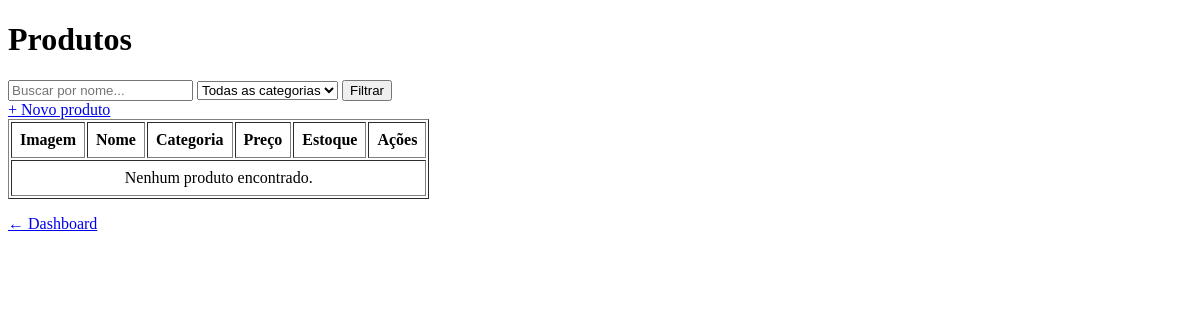
The app's page /produtos/ (signed in), older data.
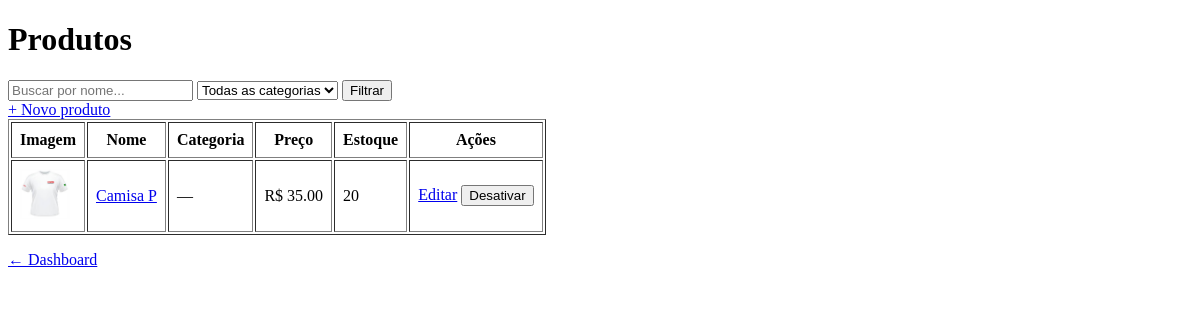
The same page, newer data.
### app/models/produto.py (models this page shows, shortened)
class Produto(Base):
    __tablename__ = 'produtos'
    id = Column(Integer, primary_key=True, autoincrement=True, index=True)
    nome = Column(String(200), nullable=False, index=True)
    preco = Column(Float, nullable=False, default=0.0)
    estoque_atual = Column(Integer, nullable=False, default=0)
    ativo = Column(Boolean, default=True)
    imagem_path = Column(String(255), nullable=True) # altere caso nao seja necessario ter uma imagem para o produto
    categoria_id = Column(
        Integer,
        ForeignKey('categorias.id', ondelete='SET NULL'),
        nullable=True
    )
    categoria = relationship("Categoria", back_populates="produtos")

### app/controllers/produto_controller.py (the view)
@router.get("/")
def listar_produtos(
    request: Request,
    busca: str = "",
    categoria_id: int = 0,       # 0 = todas as categorias
    db: Session = Depends(get_db),
    usuario = Depends(get_usuario_logado)
):
    query = db.query(Produto).filter(Produto.ativo == True)
    if busca:
        query = query.filter(Produto.nome.ilike(f"%{busca}%"))
    if categoria_id:
        query = query.filter(Produto.categoria_id == categoria_id)
    produtos    = query.order_by(Produto.nome).all()
    categorias  = db.query(Categoria).filter(Categoria.ativo == True).all()
    return templates.TemplateResponse(
        request,
        "produtos/index.html",
        {
            "request":      request,
            "usuario":      usuario,
            "produtos":     produtos,
            "categorias":   categorias,
            "busca":        busca,
            "categoria_id": categoria_id,
        }
    )

### app/templates/produtos/index.html (shortened to what this page needs)
<!DOCTYPE html>
<html lang="pt-br">
<head>
</head>
<body>
    <h1>Produtos</h1>
    <form method="get" action="/produtos">
        <input  type="text"
                name="busca"
                placeholder="Buscar por nome..."
                value="{{ busca }}">
        <select name="categoria_id">
            <option value="0">Todas as categorias</option>
        </select>
        <button type="submit">Filtrar</button>
    </form>
    {% if usuario.role == 'admin' %}
        <a href="/produtos/novo">+ Novo produto</a>
    {% endif %}
    <table border="1" cellpadding="8">
        <thead>
            <tr>
                <th>Imagem</th>
                <th>Nome</th>
                <th>Categoria</th>
                <th>Preço</th>
                <th>Estoque</th>
                <th>Ações</th>
            </tr>
        </thead>
        <tbody>
            {% for p in produtos %}
            <tr>
                <td>
                    <img src="{{ p.imagem_url }}"
                         alt="{{ p.nome }}"
                         width="50" height="50"
                         style="object-fit:cover">
                </td>
                <td><a href="/produtos/{{ p.id }}">{{ p.nome }}</a></td>
                <td>{{ p.categoria.nome if p.categoria else "—" }}</td>
                <td>R$ {{ "%.2f"|format(p.preco) }}</td>
                <td>{{ p.estoque_atual }}</td>
                <td>
                    {% if usuario.role == 'admin' %}
                        <a href="/produtos/{{ p.id }}/editar">Editar</a>
                        <form action="/produtos/{{ p.id }}/desativar"
                              method="post"
                              style="display:inline"
                              onsubmit="return confirm('Desativar {{ p.nome }}?')">
                            <button type="submit">Desativar</button>
                        </form>
                    {% endif %}
                </td>
            </tr>
            {% endfor %}
            {% if not produtos %}
            <tr>
                <td colspan="6" style="text-align:center">
                    Nenhum produto encontrado.
                </td>
            </tr>
            {% endif %}
        </tbody>
    </table>
    <p><a href="/">← Dashboard</a></p>
</body>
</html>

Row changes from the older to the newer data that the page shows:
added Produto: imagem_url (picture), nome "Camisa P", categoria "—", preco "35.00", estoque_atual "20"
Text that changed along with them:
text no longer shown: "Nenhum produto encontrado."
